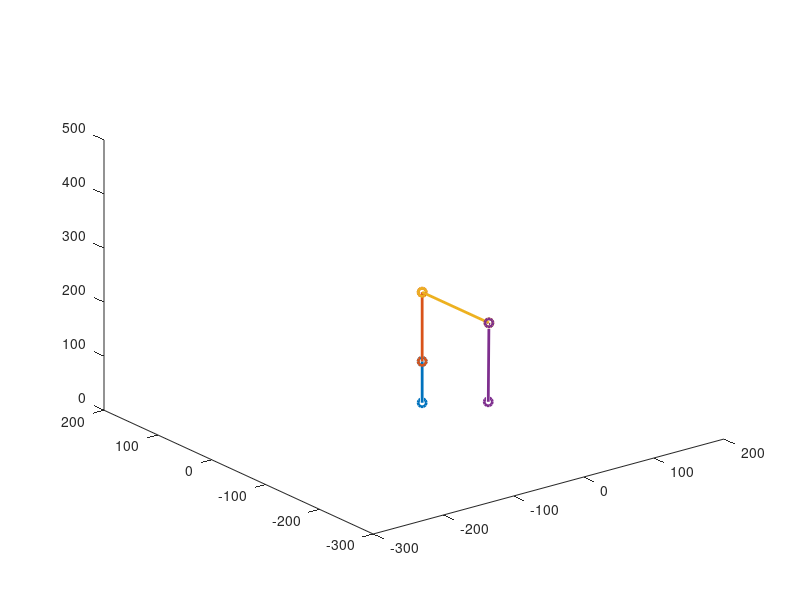

This figure's MATLAB source:
clc;
clear all;

L1 = 76.5;
L2 = 128;
L3 = 124;
L4 = 146.6;
theta1 = 0;
alpha1 = 0; %this will always be 0
alpha2 = 0;
% alpha3 = pi/2;
% alpha4 = pi/2;


sim_a3 = [0,pi/2,0,-pi/2];
sim_a4 = [0,pi/2,pi/2,0];

alpha4 = 0;
iter_lim = length(sim_a3) - 1;

for i = 1:3

    for alpha3 = sim_a3(i):0.01:sim_a3(i+1)
        
        if alpha4 < sim_a4(i+1)

    
            alpha4 = alpha4 + 0.01;
    
            T1 = [[cos(theta1) , -sin(theta1), 0, 0;
           sin(theta1) , cos(theta1), 0, 0;
           0           ,           0, 1, 0;
           0           ,           0, 0, 1;
           ]];
    
            T2 = [[ 1,           0,            0,               0;
                    0, cos(alpha1), -sin(alpha1), -sin(alpha1)*L1;
                    0, sin(alpha1),  cos(alpha1), cos(alpha1)*L1;
                    0,           0,            0,               1;
                    ]];
            
            T3 = [[ 1,           0,            0,               0;
                    0, cos( alpha2), -sin( alpha2), -sin( alpha2)*L2;
                    0, sin( alpha2),  cos( alpha2), cos( alpha2)*L2;
                    0,           0,            0,               1;
                 ]];
            
            T4 = [[ 1,           0,            0,               0;
                    0, cos( alpha3), -sin( alpha3), -sin( alpha3)*L3;
                    0, sin( alpha3),  cos( alpha3), cos( alpha3)*L3;
                    0,           0,            0,               1;
                 ]];
            
            T5 = [[ 1,           0,            0,               0;
                    0, cos(alpha4),            -sin(alpha4),               -sin(alpha4)*L4;
                    0, sin(alpha4),            cos(alpha4),               cos(alpha4)*L4;
                    0,           0,            0,               1;
                 ]];
    
    
            T02 = T1* T2;
            T03 = T1*T2*T3; 
            T04 = T03*T4;
            T05 = T04 * T5;
    
            j0 = [0,0,0];
            j1 = [T02(1,4),T02(2,4),T02(3,4)];
            j2 = [T03(1,4),T03(2,4),T03(3,4)];
            j3 = [T04(1,4),T04(2,4),T04(3,4)];
            j4 = [T05(1,4),T05(2,4),T05(3,4)];
    
            plot3([j0(1);j1(1)],[j0(2);j1(2)],[j0(2);j1(3)],'-o','LineWidth',2)
            hold on
            plot3([j1(1);j2(1)],[j1(2);j2(2)],[j1(3);j2(3)],'-o','LineWidth',2)
            hold on
            plot3([j2(1);j3(1)],[j2(2);j3(2)],[j2(3);j3(3)],'-o','LineWidth',2)
            hold on
            plot3([j3(1);j4(1)],[j3(2);j4(2)],[j3(3);j4(3)],'-o','LineWidth',2)
            axis([-300 200 -300 200 0 500])
            hold off
   
            drawnow
            pause(0.01)

            disp("value of alpha3 is")
            disp(alpha3)
            disp("value of alpha4 is")
            disp(alpha4)
            disp("T05 has value")
            disp(T05)
            disp("i has value")
            disp(i)
    
        end
    
    end
end















